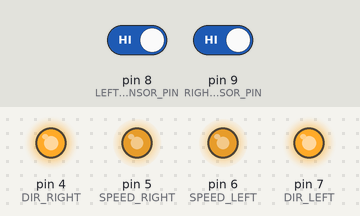
Recording of a sketch running on a simulated Arduino Uno, built with avr-gcc and run on an emulated ATmega328P. Shown: output pins drawn as LEDs (lit = HIGH). Inputs (shaded band) come from the test bench; at power-on: pin 8 (LEFT_SENSOR_PIN) HIGH, pin 9 (RIGHT_SENSOR_PIN) HIGH.

Above: at 1.2 s.
1.3 s: pin 8 (LEFT_SENSOR_PIN) driven LOW
At 2.5 s:
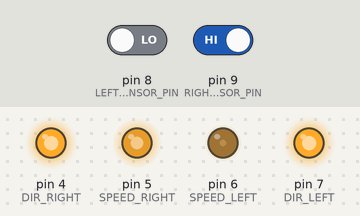
2.8 s: pin 8 (LEFT_SENSOR_PIN) driven HIGH
At 3.6 s:
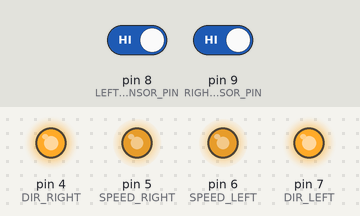
4.3 s: pin 9 (RIGHT_SENSOR_PIN) driven LOW
At 4.8 s:
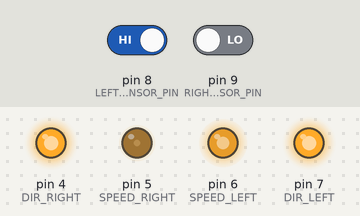
5.8 s: pin 9 (RIGHT_SENSOR_PIN) driven HIGH
At 7.1 s:
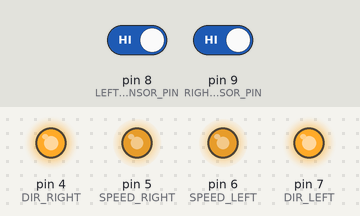
Timing chart, 0 to 8.3 s (numbered marks = the images above; inputs shaded):
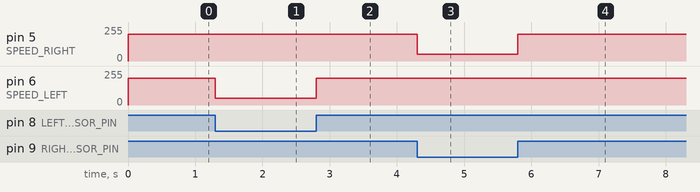

The sketch:

line_drive.ino
```cpp
#define SPEED_LEFT       6
#define SPEED_RIGHT      5
#define DIR_LEFT         7
#define DIR_RIGHT        4
#define LEFT_SENSOR_PIN  8
#define RIGHT_SENSOR_PIN 9


#define SPEED            200

// Коэффициент, задающий во сколько раз нужно затормозить
// одно из колёс для поворота
#define BRAKE_K          4

#define STATE_FORWARD    0
#define STATE_RIGHT      1
#define STATE_LEFT       2

int state = STATE_FORWARD;

void runForward()
{
    state = STATE_FORWARD;

    analogWrite(SPEED_LEFT, SPEED);
    analogWrite(SPEED_RIGHT, SPEED);

    digitalWrite(DIR_LEFT, HIGH);
    digitalWrite(DIR_RIGHT, HIGH);
}

void steerRight()
{
    state = STATE_RIGHT;

    analogWrite(SPEED_RIGHT, SPEED / BRAKE_K);
    analogWrite(SPEED_LEFT, SPEED);

    digitalWrite(DIR_LEFT, HIGH);
    digitalWrite(DIR_RIGHT, HIGH);
}

void steerLeft()
{
    state = STATE_LEFT;

    analogWrite(SPEED_LEFT, SPEED / BRAKE_K);
    analogWrite(SPEED_RIGHT, SPEED);

    digitalWrite(DIR_LEFT, HIGH);
    digitalWrite(DIR_RIGHT, HIGH);
}


void setup()
{
    for(int i = 4; i <= 7; i++)
        pinMode(i, OUTPUT);

    runForward();
}

void loop()
{
    boolean left = !digitalRead(LEFT_SENSOR_PIN);
    boolean right = !digitalRead(RIGHT_SENSOR_PIN);

    int targetState;

    if (left == right) {
        // под сенсорами всё белое или всё чёрное
        // едем вперёд
        targetState = STATE_FORWARD;
    } else if (left) {
        // левый сенсор упёрся в трек
        // поворачиваем налево
        targetState = STATE_LEFT;
    } else {
        targetState = STATE_RIGHT;
    }

    if (state == targetState) {
        // мы уже делаём всё что нужно,
        // делаем измерения заново
        return;
    }

    switch (targetState) {
        case STATE_FORWARD:
            runForward();
            break;

        case STATE_RIGHT:
            steerRight();
            break;

        case STATE_LEFT:
            steerLeft();
            break;
    }

    delay(50);
}
```

Measured:
- after the input at 1.3 s, pin 6 (SPEED_LEFT): 200/255 → 50/255 at once
- after the input at 2.8 s, pin 6 (SPEED_LEFT): 50/255 → 200/255 at once
- after the input at 4.3 s, pin 5 (SPEED_RIGHT): 200/255 → 50/255 at once
- after the input at 5.8 s, pin 5 (SPEED_RIGHT): 50/255 → 200/255 at once
